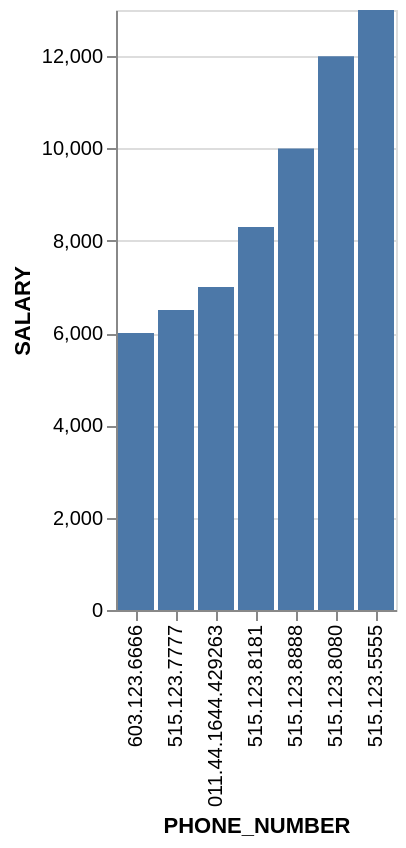

Vega-Lite specification stored for this chart:
### Vega-Lite specification from a JSON file in a GitHub repository (floating-point values rounded to 4 significant figures)
{"data": {"values": [{"x_data": "011.44.1644.429263", "y_data": 7000}, {"x_data": "515.123.5555", "y_data": 13000}, {"x_data": "603.123.6666", "y_data": 6000}, {"x_data": "515.123.7777", "y_data": 6500}, {"x_data": "515.123.8888", "y_data": 10000}, {"x_data": "515.123.8080", "y_data": 12000}, {"x_data": "515.123.8181", "y_data": 8300}]}, "mark": "bar", "encoding": {"x": {"field": "x_data", "type": "nominal", "title": "PHONE_NUMBER", "sort": {"op": "sum", "field": "y_data", "order": "ascending"}}, "y": {"field": "y_data", "type": "quantitative", "title": "SALARY"}}}
